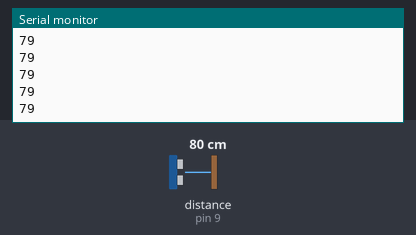
The sketch below on a simulated Arduino Uno, built with avr-gcc and run on an emulated ATmega328P. On the bench: the last lines printed to the serial monitor. Wiring (inferred from the names in the program): ultrasonic range finder: trigger pin 8; echo pin 9. Inputs (shaded band) come from the test bench; at power-on: distance to the obstacle (sensor on pin 9) 80 cm. The echo pulse lasts 58.3 µs per cm.

Above: at 1.2 s.
1.3 s: distance to the obstacle (sensor on pin 9) set to 2 cm
At 1.71 s:
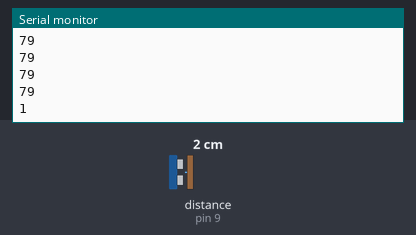
2.8 s: distance to the obstacle (sensor on pin 9) set to 4 cm
At 2.97 s:
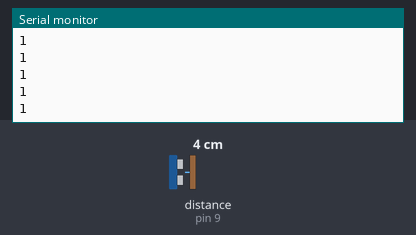
Timing chart, 0 to 5.8 s (numbered marks = the images above; inputs shaded):
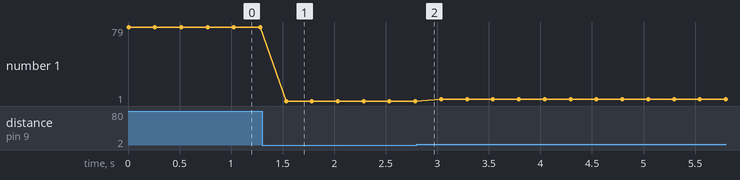

Measured:
- after the input at 1.3 s, the serial monitor: prints a new line after 0.23 s (image 1)
- plotted number 1: 79 → 1 after the input at 1.3 s, 1 → 3 after the input at 2.8 s

The sketch:

thepuncher.ino
```cpp
#define ECHO 9
#define TRIG 8

void setup() {
Serial.begin(9600);
pinMode(TRIG,OUTPUT);
pinMode(ECHO,INPUT);
}

long duration;
long distance;

void loop() {
   digitalWrite(TRIG, LOW);
  delayMicroseconds(5);
  // Sets the trigPin on HIGH state for 10 micro seconds
  digitalWrite(TRIG, HIGH);
  delayMicroseconds(10);
  digitalWrite(TRIG, LOW);
  // Reads the echoPin, returns the sound wave travel time in microseconds
  duration = pulseIn(ECHO, HIGH);
  // Calculating the distance
  distance = (duration/2) / 29.1;
  Serial.println(distance);

  delay(250);

}
```
